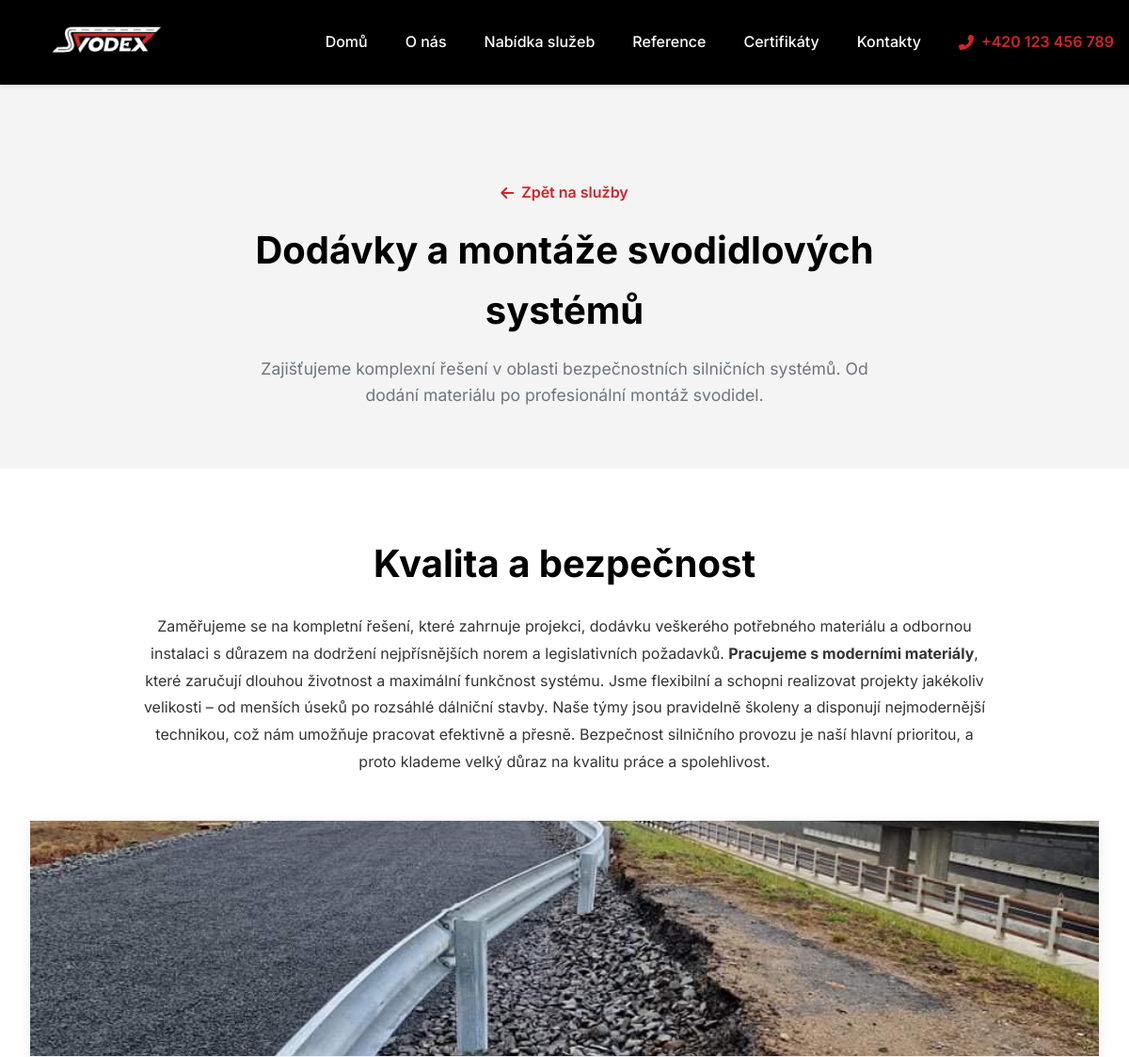
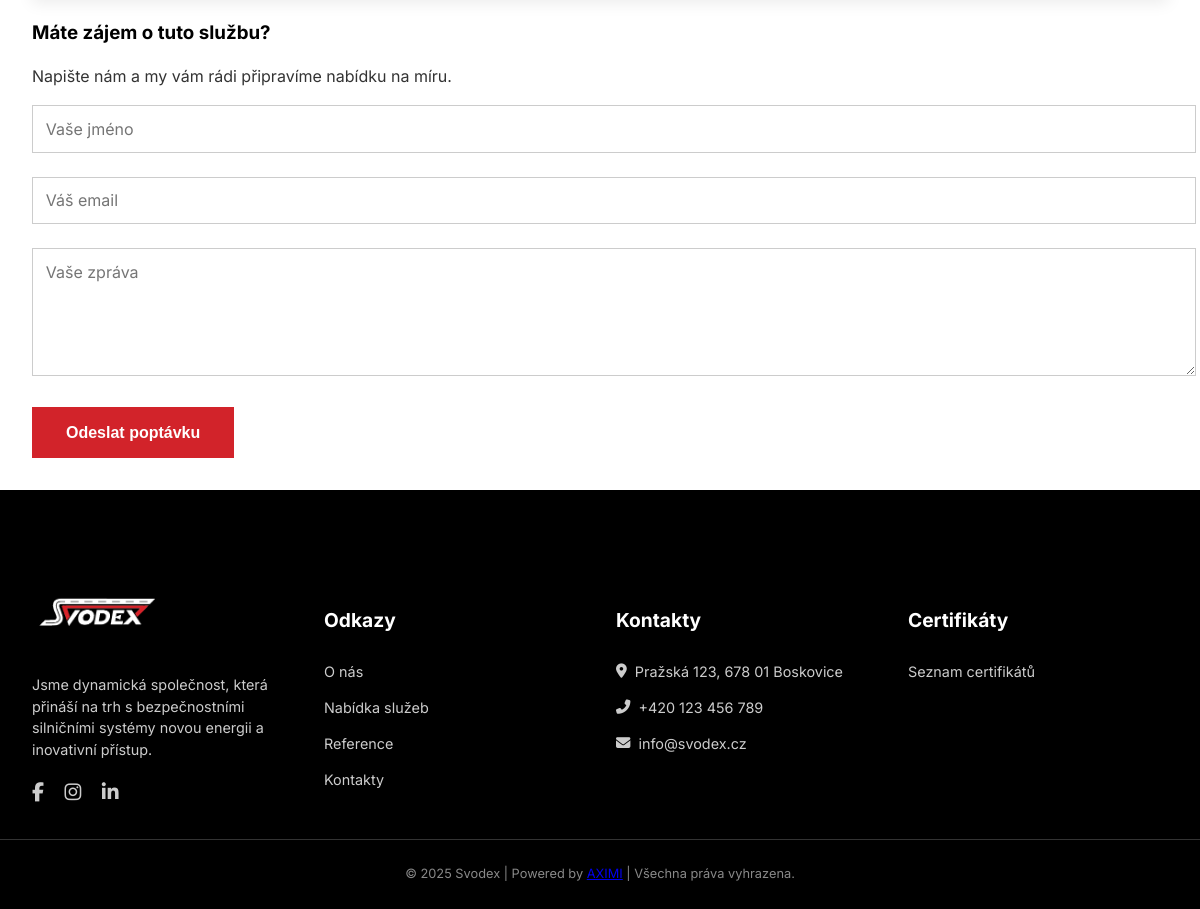
Screenshot of /nabidka-sluzeb/1/ with the database file from the repository (2 pictures, top to bottom).
### reference/models.py (models this page shows, shortened)
class Service(models.Model):
    title = models.CharField(max_length=200)
    icon = models.CharField(max_length=50)
    description = models.TextField()
    content = RichTextField(blank=True, null=True) # Nové pole pro detailní text

class ServiceImage(models.Model):
    service = models.ForeignKey(Service, related_name='images', on_delete=models.CASCADE)
    image = models.ImageField(upload_to='service_gallery/')
    alt_text = models.CharField(max_length=255, blank=True)

### svodex_web/views.py (the view)
# urls.py: path('<int:pk>/', views.service_detail, name='service_detail'),
def service_detail(request, pk):
    service = get_object_or_404(Service, pk=pk)
    context = {
        'service': service
    }
    return render(request, 'reference/service_detail.html', context)

### reference/templates/reference/service_detail.html (shortened to what this page needs)
{% extends 'base.html' %}
{% load static %}
{% block content %}
    <section class="page-header-section">
        <div class="container">
            <a href="{% url 'service_list' %}" class="back-link"><i class="fas fa-arrow-left"></i> Zpět na služby</a>
            <h1>{{ service.title }}</h1>
            <p>{{ service.description }}</p>
        </div>
    </section>
    <section class="service-detail-content">
        <div class="container">
            <div class="service-text-content">
                {{ service.content|safe }}
            </div>
            {% if service.images.all %}
                <div class="service-gallery">
                    {% for image in service.images.all %}
                        <img src="{{ image.image.url }}" alt="{{ image.alt_text }}">
                    {% endfor %}
                </div>
            {% endif %}
            <div class="contact-form-block">
                <h3>Máte zájem o tuto službu?</h3>
                <p>Napište nám a my vám rádi připravíme nabídku na míru.</p>
                <form action="{% url 'contact' %}" method="post" class="main-contact-form">
                    <div class="form-group">
                        <input type="text" name="name" placeholder="Vaše jméno" required>
                    </div>
                    <div class="form-group">
                        <input type="email" name="email" placeholder="Váš email" required>
                    </div>
                    <div class="form-group">
                        <textarea name="message" rows="5" placeholder="Vaše zpráva" required></textarea>
                    </div>
                    <button type="submit" class="btn btn-primary">Odeslat poptávku</button>
                </form>
            </div>
        </div>
    </section>
{% endblock %}

### static/css/style.css (style rules this page uses)
:root { --primary-color: #000000; --secondary-color: #D2232A; --text-color-light: #fff; --text-color-dark: #333; --background-light: #f4f4f4; }
body { font-family: 'Inter', sans-serif; color: var(--text-color-dark); margin: 0; line-height: 1.6; background-color: transparent; min-height: 100vh; display: flex; flex-direction: column; }
h1, h2, h3 { font-family: 'Inter', sans-serif; color: var(--primary-color); font-weight: 700; }
h1 { font-size: 3rem; margin-bottom: 1rem; }
h2 { font-size: 2.5rem; margin-bottom: 1rem; text-align: center; }
.container { max-width: 1200px; margin: 0 auto; padding: 2rem; }
.btn { padding: 0.9rem 2rem; border-radius: 0px; text-decoration: none; font-weight: 600; font-size: 1rem; transition: all 0.3s ease; display: inline-flex; align-items: center; justify-content: center; }
.btn-primary { background-color: var(--secondary-color); color: var(--text-color-light); border: 2px solid var(--secondary-color); }
.back-link { display: inline-flex; align-items: center; gap: 0.5rem; color: var(--secondary-color); text-decoration: none; font-weight: 600; margin-bottom: 1rem; transition: color 0.3s ease; }
.contact-info-block, .contact-form-block { flex-basis: 50%; }
.contact-info-block h3, .contact-form-block h3 { text-align: left; margin-bottom: 1rem; color: var(--primary-color); }
.main-contact-form .form-group { margin-bottom: 1.5rem; }
.main-contact-form input, .main-contact-form textarea { width: 100%; padding: 0.8rem; border: 1px solid #ccc; border-radius: 0px; font-size: 1rem; font-family: 'Inter', sans-serif; }
.main-contact-form textarea { resize: vertical; }
.main-contact-form .btn { width: auto; }
.service-text-content { max-width: 900px; margin: 0 auto 3rem auto; line-height: 1.8; }
.service-text-content h2, .service-text-content p { text-align: center; }
.service-gallery { display: grid; grid-template-columns: repeat(auto-fit, minmax(300px, 1fr)); gap: 1.5rem; margin-top: 2rem; }
.service-gallery img { width: 100%; height: 250px; object-fit: cover; border-radius: 0px; transition: transform 0.3s ease; box-shadow: 0 4px 15px rgba(0, 0, 0, 0.08); }
.page-header-section { background-color: var(--background-light); padding: 5rem 0 2rem; text-align: center; }
.page-header-section h1 { font-size: 2.5rem; max-width: 800px; margin: 0 auto 1rem; }
.page-header-section p { max-width: 700px; margin: 0 auto; color: #6c757d; font-size: 1.1rem; }

### rows the page displays
Service: title "Dodávky a montáže svodidlových systémů", description "Zajišťujeme komplexní řešení v oblasti bezpečnostních silničních systémů. Od dodání materiálu po profesionální montáž svodidel.", content "Kvalita a bezpečnost Zaměřujeme se na kompletní řešení, které zahrnuje projekci, dodávku veškerého potřebného materiálu a odbornou instalaci s důrazem na dodržení nejpřísnějších norem a legislativních požadavků. Pracujeme s moderními materiály , které zaručují dlouhou životnost a maximální funkčnost systému. Jsme flexibilní a schopni realizovat projekty jakékoliv velikosti – od menších úseků po rozsáhlé dálniční stavby. Naše týmy jsou pravidelně školeny a disponují nejmodernější technikou, což nám umožňuje pracovat efektivně a přesně. Bezpečnost silničního provozu je naší hlavní prioritou, a proto klademe velký důraz na kvalitu práce a spolehlivost."
ServiceImage: image (picture)
